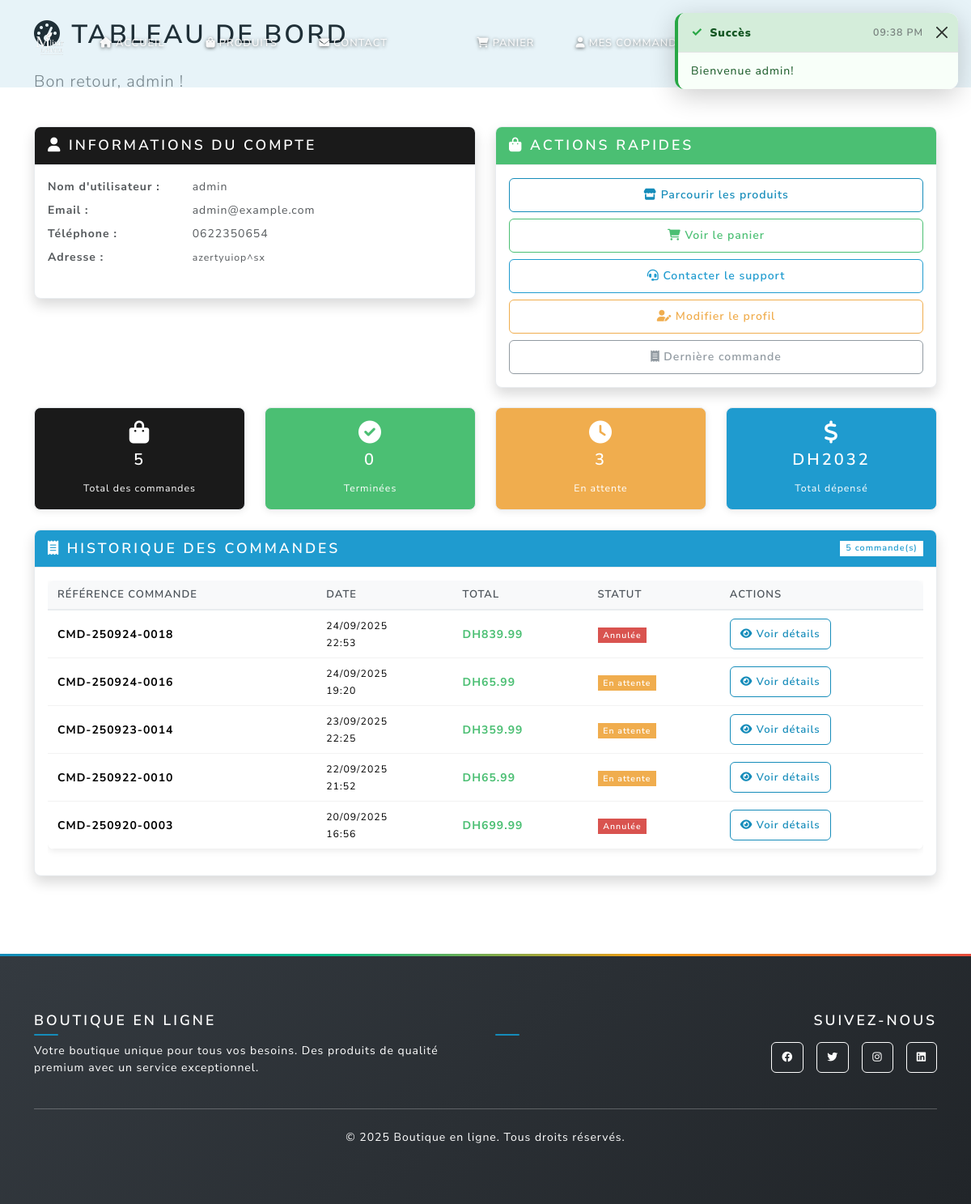
The page /dashboard (signed in) on the database its author committed.
### main.py (models this page shows, shortened)
class User(UserMixin, db.Model):
    id = db.Column(db.Integer, primary_key=True)
    username = db.Column(db.String(80), unique=True, nullable=False)
    email = db.Column(db.String(120), unique=True, nullable=False)
    password_hash = db.Column(db.String(120), nullable=False)
    phone = db.Column(db.String(20), nullable=True)
    address = db.Column(db.Text, nullable=True)
    is_admin = db.Column(db.Boolean, default=False)
    orders = db.relationship('Order', backref='user', lazy=True)

class Order(db.Model):
    id = db.Column(db.Integer, primary_key=True)
    user_id = db.Column(db.Integer, db.ForeignKey('user.id'), nullable=False)
    total = db.Column(db.Float, nullable=False)
    status = db.Column(db.String(20), default='pending')
    created_at = db.Column(db.DateTime, default=db.func.current_timestamp())
    @property
    def title(self):
        if self.created_at:
            date_str = self.created_at.strftime('%y%m%d')
            return f"CMD-{date_str}-{str(self.id).zfill(4)}"
        return f"CMD-{str(self.id).zfill(4)}"

### main.py (the view)
@app.route('/dashboard')
@login_required
def dashboard():
    orders = Order.query.filter_by(user_id=current_user.id).order_by(Order.created_at.desc()).all()
    return render_template('dashboard.html', orders=orders)

### templates/dashboard.html (shortened to what this page needs)
{% extends "base.html" %}
{% block content %}
<div class="container py-4">
  <div class="row">
    <div class="col-12">
      <h1 class="mb-4"> Tableau de bord</h1>
      <p class="lead text-muted">Bon retour, {{ current_user.username }} !</p>
    </div>
  </div>
  <div class="row mb-4">
    <div class="col-md-6">
      <div class="card shadow">
        <div class="card-header bg-primary text-white">
          <h5 class="mb-0"><i class="fas fa-user"></i> Informations du compte</h5>
        </div>
        <div class="card-body">
          <div class="row mb-2">
            <div class="col-sm-4">
              <strong>Nom d'utilisateur :</strong>
            </div>
            <div class="col-sm-8">{{ current_user.username }}</div>
          </div>
          <div class="row mb-2">
            <div class="col-sm-4">
              <strong>Email :</strong>
            </div>
            <div class="col-sm-8">{{ current_user.email }}</div>
          </div>
          <div class="row mb-2">
            <div class="col-sm-4">
              <strong>Téléphone :</strong>
            </div>
            <div class="col-sm-8">{{ current_user.phone or 'Non fourni' }}</div>
          </div>
          <div class="row">
            <div class="col-sm-4">
              <strong>Adresse :</strong>
            </div>
            <div class="col-sm-8">
              <small>{{ current_user.address or 'Non fournie' }}</small>
            </div>
          </div>
        </div>
      </div>
    </div>
    <div class="col-md-6">
      <div class="card shadow">
        <div class="card-header bg-success text-white">
          <h5 class="mb-0">
            <i class="fas fa-shopping-bag"></i> Actions rapides
          </h5>
        </div>
        <div class="card-body">
          <div class="d-grid gap-2">
            <a href="{{ url_for('products') }}" class="btn btn-outline-primary">
              <i class="fas fa-store"></i> Parcourir les produits
            </a>
            <a href="{{ url_for('cart') }}" class="btn btn-outline-success">
              <i class="fas fa-shopping-cart"></i> Voir le panier
            </a>
            <a href="{{ url_for('contact') }}" class="btn btn-outline-info">
              <i class="fas fa-headset"></i> Contacter le support
            </a>
            <a href="{{ url_for('profile') }}" class="btn btn-outline-warning">
              <i class="fas fa-user-edit"></i> Modifier le profil
            </a>
            {% if orders %}
            <a href="{{ url_for('order_detail', order_id=orders[0].id) }}" class="btn btn-outline-secondary">
              <i class="fas fa-receipt"></i> Dernière commande
            </a>
            {% endif %}
          </div>
        </div>
      </div>
    </div>
  </div>
  <div class="row mb-4">
    <div class="col-md-3">
      <div class="card bg-primary text-white">
        <div class="card-body text-center">
          <i class="fas fa-shopping-bag fa-2x mb-2"></i>
          <h4>{{ orders|length }}</h4>
          <small>Total des commandes</small>
        </div>
      </div>
    </div>
    <div class="col-md-3">
      <div class="card bg-success text-white">
        <div class="card-body text-center">
          <i class="fas fa-check-circle fa-2x mb-2"></i>
          <h4>{{ orders|selectattr('status', 'equalto', 'completed')|list|length }}</h4>
          <small>Terminées</small>
        </div>
      </div>
    </div>
    <div class="col-md-3">
      <div class="card bg-warning text-white">
        <div class="card-body text-center">
          <i class="fas fa-clock fa-2x mb-2"></i>
          <h4>{{ orders|selectattr('status', 'equalto', 'pending')|list|length }}</h4>
          <small>En attente</small>
        </div>
      </div>
    </div>
    <div class="col-md-3">
      <div class="card bg-info text-white">
        <div class="card-body text-center">
          <i class="fas fa-dollar-sign fa-2x mb-2"></i>
          <h4>DH{{ "%.0f"|format(orders|sum(attribute='total')) }}</h4>
          <small>Total dépensé</small>
        </div>
      </div>
    </div>
  </div>
  <div class="row">
    <div class="col-12">
      <div class="card shadow">
        <div class="card-header bg-info text-white d-flex justify-content-between align-items-center">
          <h5 class="mb-0"><i class="fas fa-receipt"></i> Historique des commandes</h5>
          <span class="badge bg-white text-info">{{ orders|length }} commande(s)</span>
        </div>
        <div class="card-body">
          {% if orders %}
          <div class="table-responsive">
            <table class="table table-hover">
              <thead>
                <tr>
                  <th>Référence Commande</th>
                  <th>Date</th>
                  <th>Total</th>
                  <th>Statut</th>
                  <th>Actions</th>
                </tr>
              </thead>
              <tbody>
                {% for order in orders %}
                <tr>
                  <td>
                    <strong>
                      {% if order.title %}
                        {{ order.title }}
                      {% else %}
                        CMD-{{ order.created_at.strftime('%y%m%d') if order.created_at else '000000' }}-{{ ('%04d'|format(order.id)) }}
                      {% endif %}
                    </strong>
                  </td>
                  <td>
                    <small>
                      {{ order.created_at.strftime('%d/%m/%Y') if order.created_at else 'N/A' }}<br>
                      {{ order.created_at.strftime('%H:%M') if order.created_at else '' }}
                    </small>
                  </td>
                  <td><strong class="text-success">DH{{ "%.2f"|format(order.total) }}</strong></td>
                  <td>
                    {% if order.status == 'pending' %}
                      <span class="badge bg-warning">En attente</span>
                    {% elif order.status == 'processing' %}
                      <span class="badge bg-info">En cours</span>
                    {% elif order.status == 'shipped' %}
                      <span class="badge bg-primary">Expédiée</span>
                    {% elif order.status == 'delivered' %}
                      <span class="badge bg-success">Livrée</span>
                    {% elif order.status == 'completed' %}
                      <span class="badge bg-success">Terminée</span>
                    {% elif order.status == 'cancelled' %}
                      <span class="badge bg-danger">Annulée</span>
                    {% else %}
                      <span class="badge bg-secondary">{{ order.status.title() }}</span>
                    {% endif %}
                  </td>
                  <td>
                    <a href="{{ url_for('order_detail', order_id=order.id) }}"
                       class="btn btn-sm btn-outline-primary">
                      <i class="fas fa-eye"></i> Voir détails
                    </a>
                  </td>
                </tr>
                {% endfor %}
              </tbody>
            </table>
          </div>
          {% endif %}
        </div>
      </div>
    </div>
  </div>
</div>
{% endblock %}

### templates/base.html (shortened to what this page needs)
<!DOCTYPE html>
<html lang="fr">
  <head>
    <link
      href="https://cdn.jsdelivr.net/npm/bootswatch@5.3.2/dist/lux/bootstrap.min.css"
      rel="stylesheet"
    />
    <link
      href="https://cdnjs.cloudflare.com/ajax/libs/font-awesome/6.0.0/css/all.min.css"
      rel="stylesheet"
    />
    <link
      href="{{ url_for('static', filename='css/style.css') }}"
      rel="stylesheet"
    />
  </head>
  <body>
    <nav class="navbar navbar-expand-lg navbar-dark navbar-transparent" id="mainNavbar">
      <div class="container">
        <a class="navbar-brand d-flex align-items-center fw-bold" href="{{ url_for('home') }}">
          <img src="{{ url_for('static', filename='img/image1.png') }}"
               alt="E-SHOP Logo"
               style="height:40px; width:auto; border-radius:8px;">
        </a>
        <div class="collapse navbar-collapse" id="navbarNav">
          <ul class="navbar-nav me-auto">
            <li class="nav-item">
              <a class="nav-link" href="{{ url_for('home') }}">
                <i class="fas fa-home me-1"></i>Accueil
              </a>
            </li>
            <li class="nav-item">
              <a class="nav-link" href="{{ url_for('products') }}">
                <i class="fas fa-shopping-bag me-1"></i>Produits
              </a>
            </li>
            <li class="nav-item">
              <a class="nav-link" href="{{ url_for('contact') }}">
                <i class="fas fa-envelope me-1"></i>Contact
              </a>
            </li>
          </ul>
          <ul class="navbar-nav">
            {% if current_user.is_authenticated %}
              <li class="nav-item">
                <a class="nav-link position-relative" href="{{ url_for('cart') }}">
                  <i class="fas fa-shopping-cart me-1"></i>Panier
                </a>
              </li>
              <li class="nav-item">
                <a class="nav-link" href="{{ url_for('dashboard') }}">
                  <i class="fas fa-user me-1"></i>Mes commandes
                </a>
              </li>
              {% if current_user.is_admin %}
              <li class="nav-item dropdown">
                <a class="nav-link dropdown-toggle" href="#" role="button" data-bs-toggle="dropdown">
                </a>
              </li>
              {% endif %}
              <li class="nav-item dropdown">
                <a class="nav-link dropdown-toggle" href="#" role="button" data-bs-toggle="dropdown">
                </a>
              </li>
            {% endif %}
          </ul>
        </div>
      </div>
    </nav>
    <main>{% block content %}{% endblock %}</main>
    <footer class="bg-dark text-white py-5 mt-5">
      <div class="container">
        <div class="row">
          <div class="col-md-6">
            <h5 class="fw-bold mb-3">Boutique en ligne</h5>
            <p class="text-white">
              Votre boutique unique pour tous vos besoins. Des produits de qualité
              premium avec un service exceptionnel.
            </p>
          </div>
          <div class="col-md-6 text-md-end">
            <h5 class="fw-bold mb-3">Suivez-nous</h5>
            <div class="d-flex justify-content-md-end gap-3">
              <a href="#" class="btn btn-outline-light btn-sm">
                <i class="fab fa-facebook"></i>
              </a>
              <a href="#" class="btn btn-outline-light btn-sm">
                <i class="fab fa-twitter"></i>
              </a>
              <a href="#" class="btn btn-outline-light btn-sm">
                <i class="fab fa-instagram"></i>
              </a>
              <a href="#" class="btn btn-outline-light btn-sm">
                <i class="fab fa-linkedin"></i>
              </a>
            </div>
          </div>
        </div>
        <hr class="my-4" />
        <div class="text-center">
          <p class="text-white mb-0">
            &copy; <span id="year"></span> Boutique en ligne. Tous droits réservés.
          </p>
        </div>
      </div>
    </footer>
    <div class="toast-container position-fixed top-0 end-0 p-3" style="z-index: 9999;" id="toastContainer">
    </div>
  </body>
</html>

### rows shown on the page
User: username "admin", email "admin@example.com", phone "0622350654", address "azertyuiop^sx"
Order: title "CMD-250924-0018", created_at "24/09/2025", created_at "22:53", total "839.99", status "Annulée"
Order: title "CMD-250924-0016", created_at "24/09/2025", created_at "19:20", total "65.99", status "En attente"
Order: title "CMD-250923-0014", created_at "23/09/2025", created_at "22:25", total "359.99", status "En attente"
Order: title "CMD-250922-0010", created_at "22/09/2025", created_at "21:52", total "65.99", status "En attente"
Order: title "CMD-250920-0003", created_at "20/09/2025", created_at "16:56", total "699.99", status "Annulée"

### other values the page prints
{{ orders|length }} "5"
{{ orders|selectattr('status', 'equalto', 'completed')|list|length }} "0"
{{ orders|selectattr('status', 'equalto', 'pending')|list|length }} "3"
{{ "%.0f"|format(orders|sum(attribute='total')) }} "2032"
